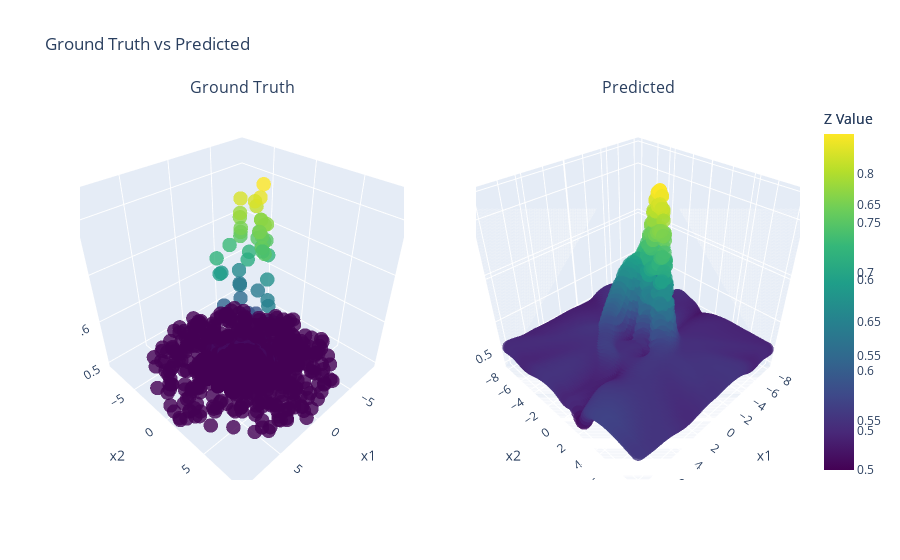
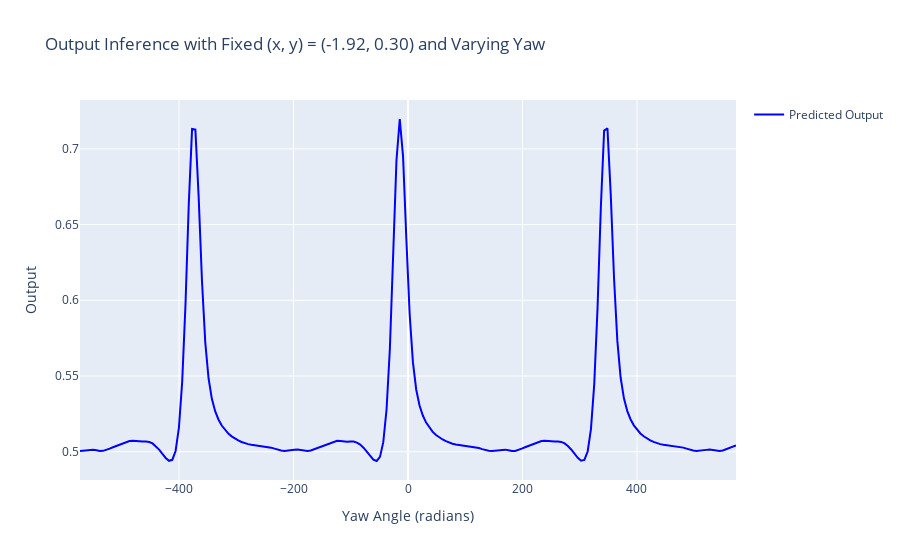

The notebook cell these images were saved under, in order:
### Code cell
# Create subplots
fig = make_subplots(
    rows=1, cols=2,  # 1 row, 2 columns
    specs=[[{'type': 'scatter3d'}, {'type': 'scatter3d'}]],  # Both subplots are 3D scatter plots
    subplot_titles=("Ground Truth", "Predicted")  # Titles for each subplot
)

X_nn, _ = generate_fake_dataset(
    samples_xy=80, 
    samples_yaw=1, 
    x_dimension=3,
    use_fov=False,
    x_low=-8,        # Drone X ranges from -10 to 10
    x_high=8,
    y_low=-8,         # Drone Y ranges from -5 to 5
    y_high=8,
    tree_low=0,     # Tree ranges from -15 to 15
    tree_high=0
)

fig.add_trace(go.Scatter3d(z=Y.flatten(), x=X[:,0], y=X[:,1], name='Ground Truth',mode='markers',marker=dict(
        color=Y.flatten(),  # Color based on z values
        colorscale='Viridis',     # Use Viridis color map
        colorbar=dict(title='Z Value'),  # Add color bar
        size=5,                   # Marker size
        opacity=0.8               # Marker opacity
    ),), row=1, col=1)  # Add to the first subplot


model = MultiLayerPerceptron(input_dim=nn_input_dim)
model.load_state_dict(torch.load(get_latest_best_model(nn_input_dim, False)))
model.eval()

X = X[:,:3]
# Model prediction
with torch.no_grad():
    y_test = model(X_nn[:,:3]).detach().numpy()

# Add predicted trace to the second subplot
fig.add_trace(go.Scatter3d(z=y_test.flatten(),x= X_nn[:,0],y= X_nn[:,1],name='Predicted',mode='markers',marker=dict(
        color=y_test.flatten(),  # Color based on z values
        colorscale='Viridis',     # Use Viridis color map
        colorbar=dict(title='Z Value'),  # Add color bar
        size=5,                   # Marker size
        opacity=0.8               # Marker opacity
    )
), row=1, col=2)  # Add to the second subplot

# Update layout
fig.update_layout(
    title_text="Ground Truth vs Predicted",  # Main title
    scene=dict(  # Update the first subplot's scene
        xaxis_title="x1",
        yaxis_title="x2",
        zaxis_title="Output"
    ),
    scene2=dict(  # Update the second subplot's scene
        xaxis_title="x1",
        yaxis_title="x2",
        zaxis_title="Output"
    ),
    showlegend=False  # Hide legend for clarity
)

fig.show()
fig.write_html('nn_surrogate_train_test.html')


# Find the index of the maximum value in y_test
max_index = np.argmax(y_test)
x_best = X_nn[max_index, 0]
y_best = X_nn[max_index, 1]

# Vary the third input (yaw angle) between 0 and 2π
yaw_values = np.linspace(-10, 10, 200)

# Create a new input array with x_best and y_best fixed, and yaw_values varying
X_new = np.column_stack([
    np.full_like(yaw_values, x_best),
    np.full_like(yaw_values, y_best),
    yaw_values
])

# Convert to tensor for model inference
X_new_tensor = torch.tensor(X_new, dtype=torch.float32)

# Model prediction for the new input
with torch.no_grad():
    y_new = model(X_new_tensor).detach().numpy()

# Create a new plot
fig_new = go.Figure()

# Add the trace for the new predictions
fig_new.add_trace(go.Scatter(
    x=np.rad2deg(yaw_values),
    y=y_new.flatten(),
    mode='lines',
    name='Predicted Output',
    line=dict(color='blue', width=2)
))

# Update layout
fig_new.update_layout(
    title_text=f"Output Inference with Fixed (x, y) = ({x_best:.2f}, {y_best:.2f}) and Varying Yaw",
    xaxis_title="Yaw Angle (radians)",
    yaxis_title="Output",
    showlegend=True
)

# Show the plot
fig_new.show()

# Save the plot as HTML
fig_new.write_html('nn_surrogate_varying_yaw.html')

### Figure 1 — Plotly figure (JSON) as saved in the notebook; plotly's stock layout.template omitted (floating-point values rounded to 4 significant figures; data arrays with more than 128 entries replaced by an {"elided": "..."} marker saying what was removed)
{"data": [{"marker": {"color": {"elided": "3888 float values"}, "colorbar": {"title": {"text": "Z Value"}}, "colorscale": [[0, "#440154"], [0.1111, "#482878"], [0.2222, "#3e4989"], [0.3333, "#31688e"], [0.4444, "#26828e"], [0.5556, "#1f9e89"], [0.6667, "#35b779"], [0.7778, "#6ece58"], [0.8889, "#b5de2b"], [1, "#fde725"]], "opacity": 0.8, "size": 5}, "mode": "markers", "name": "Ground Truth", "scene": "scene", "type": "scatter3d", "x": {"elided": "3888 float values"}, "y": {"elided": "3888 float values"}, "z": {"elided": "3888 float values"}}, {"marker": {"color": {"elided": "6400 float values"}, "colorbar": {"title": {"text": "Z Value"}}, "colorscale": [[0, "#440154"], [0.1111, "#482878"], [0.2222, "#3e4989"], [0.3333, "#31688e"], [0.4444, "#26828e"], [0.5556, "#1f9e89"], [0.6667, "#35b779"], [0.7778, "#6ece58"], [0.8889, "#b5de2b"], [1, "#fde725"]], "opacity": 0.8, "size": 5}, "mode": "markers", "name": "Predicted", "scene": "scene2", "type": "scatter3d", "x": {"elided": "6400 float values"}, "y": {"elided": "6400 float values"}, "z": {"elided": "6400 float values"}}], "layout": {"annotations": [{"font": {"size": 16}, "showarrow": false, "text": "Ground Truth", "x": 0.225, "xanchor": "center", "xref": "paper", "y": 1, "yanchor": "bottom", "yref": "paper"}, {"font": {"size": 16}, "showarrow": false, "text": "Predicted", "x": 0.775, "xanchor": "center", "xref": "paper", "y": 1, "yanchor": "bottom", "yref": "paper"}], "scene": {"domain": {"x": [0, 0.45], "y": [0, 1]}, "xaxis": {"title": {"text": "x1"}}, "yaxis": {"title": {"text": "x2"}}, "zaxis": {"title": {"text": "Output"}}}, "scene2": {"domain": {"x": [0.55, 1], "y": [0, 1]}, "xaxis": {"title": {"text": "x1"}}, "yaxis": {"title": {"text": "x2"}}, "zaxis": {"title": {"text": "Output"}}}, "showlegend": false, "title": {"text": "Ground Truth vs Predicted"}}}

### Figure 2 — Plotly figure (JSON) as saved in the notebook; plotly's stock layout.template omitted (floating-point values rounded to 4 significant figures; data arrays with more than 128 entries replaced by an {"elided": "..."} marker saying what was removed)
{"data": [{"line": {"color": "blue", "width": 2}, "mode": "lines", "name": "Predicted Output", "type": "scatter", "x": {"elided": "200 float values"}, "y": {"elided": "200 float values"}}], "layout": {"showlegend": true, "title": {"text": "Output Inference with Fixed (x, y) = (-1.92, 0.30) and Varying Yaw"}, "xaxis": {"title": {"text": "Yaw Angle (radians)"}}, "yaxis": {"title": {"text": "Output"}}}}
